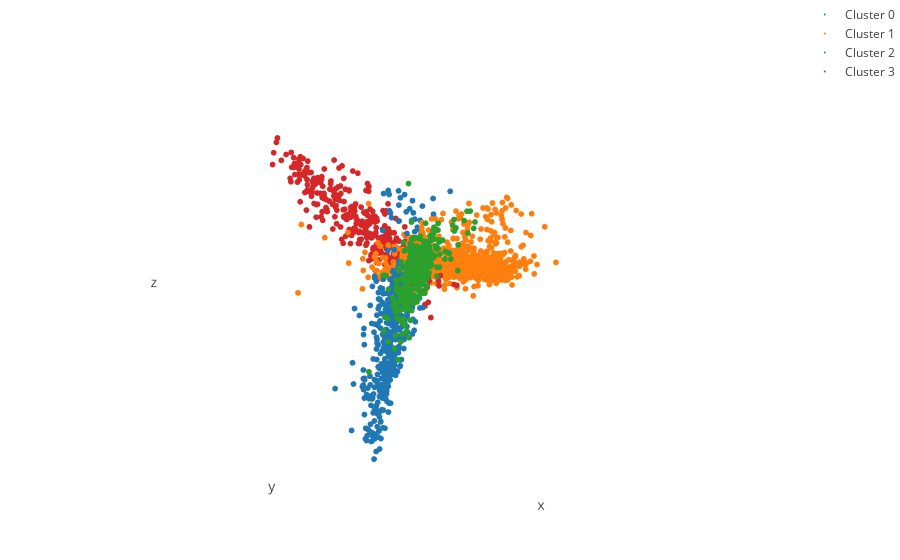

Notebook code cell kept with this figure:
### Code cell
cluster_names = {i:'Cluster ' + str(i) for i in range(n_classes)}
infos = np.array([plots.proba_to_infos(arr, cluster_names) for arr in y_pred_proba_brute])
plots.plot3D(eigenvectors, y_pred_brute, infos, cluster_names, node_size=2, opacity=1)

### Figure 1 — Plotly figure (JSON) as saved in the notebook; plotly's stock layout.template omitted (floating-point values rounded to 4 significant figures; data arrays with more than 128 entries replaced by an {"elided": "..."} marker saying what was removed)
{"data": [{"hoverinfo": "text+name", "marker": {"color": 0, "colorscale": "Portland", "opacity": 1, "size": 2}, "mode": "markers", "name": "Cluster 0", "text": {"elided": "450 str values"}, "type": "scatter3d", "x": {"elided": "450 float values"}, "y": {"elided": "450 float values"}, "z": {"elided": "450 float values"}}, {"hoverinfo": "text+name", "marker": {"color": 1, "colorscale": "Portland", "opacity": 1, "size": 2}, "mode": "markers", "name": "Cluster 1", "text": {"elided": "938 str values"}, "type": "scatter3d", "x": {"elided": "938 float values"}, "y": {"elided": "938 float values"}, "z": {"elided": "938 float values"}}, {"hoverinfo": "text+name", "marker": {"color": 2, "colorscale": "Portland", "opacity": 1, "size": 2}, "mode": "markers", "name": "Cluster 2", "text": {"elided": "314 str values"}, "type": "scatter3d", "x": {"elided": "314 float values"}, "y": {"elided": "314 float values"}, "z": {"elided": "314 float values"}}, {"hoverinfo": "text+name", "marker": {"color": 3, "colorscale": "Portland", "opacity": 1, "size": 2}, "mode": "markers", "name": "Cluster 3", "text": {"elided": "298 str values"}, "type": "scatter3d", "x": {"elided": "298 float values"}, "y": {"elided": "298 float values"}, "z": {"elided": "298 float values"}}], "layout": {"hovermode": "closest", "margin": {"b": 0, "l": 0, "r": 0, "t": 0}, "scene": {"xaxis": {"showbackground": false, "showexponent": false, "showgrid": false, "showspikes": false, "showticklabels": false, "showtickprefix": false, "ticks": false, "zeroline": false}, "yaxis": {"showbackground": false, "showexponent": false, "showgrid": false, "showspikes": false, "showticklabels": false, "showtickprefix": false, "ticks": false, "zeroline": false}, "zaxis": {"showbackground": false, "showexponent": false, "showgrid": false, "showspikes": false, "showticklabels": false, "showtickprefix": false, "ticks": false, "zeroline": false}}}}
